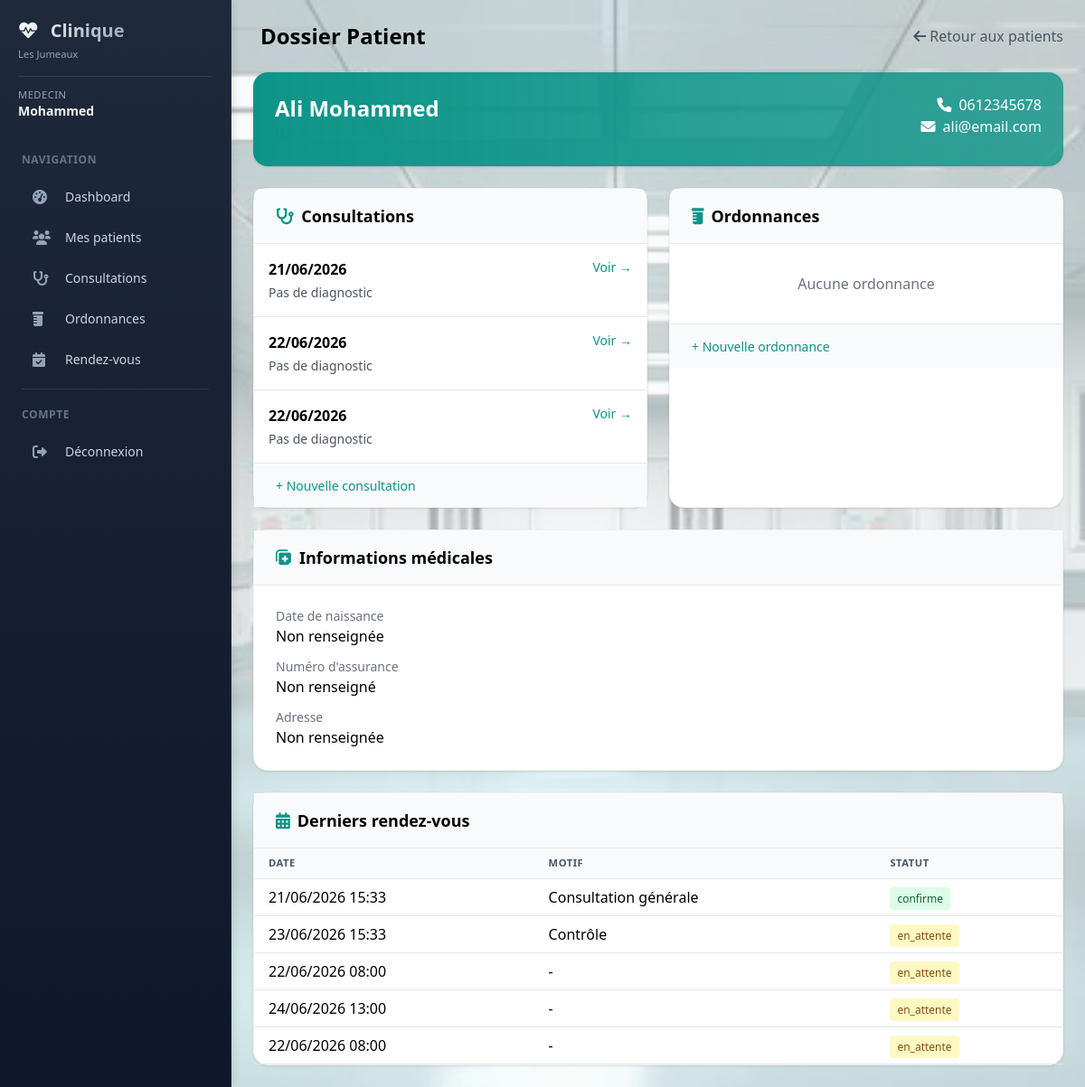
The app's page /medecin/patient/1/dossier (signed in) with its own data.
### models/database.py (models this page shows, shortened)
class Utilisateur(UserMixin, db.Model):
    __tablename__ = 'utilisateurs'
    id = db.Column(db.Integer, primary_key=True)
    email = db.Column(db.String(120), unique=True, nullable=False)
    password = db.Column(db.String(200), nullable=False)
    role = db.Column(db.String(20), default='patient')
    nom = db.Column(db.String(100))
    prenom = db.Column(db.String(100))
    telephone = db.Column(db.String(20))
    medecin_id = db.Column(db.Integer, db.ForeignKey('medecins.id'))
    specialite = db.Column(db.String(100))
    adresse = db.Column(db.Text)
    created_at = db.Column(db.DateTime, default=datetime.utcnow)
    medecin = db.relationship('Medecin', backref='utilisateur', foreign_keys=[medecin_id])

class Patient(db.Model):
    __tablename__ = 'patients'
    id = db.Column(db.Integer, primary_key=True)
    nom = db.Column(db.String(100), nullable=False)
    prenom = db.Column(db.String(100), nullable=False)
    email = db.Column(db.String(120))
    telephone = db.Column(db.String(20), nullable=False)
    date_naissance = db.Column(db.Date)
    adresse = db.Column(db.Text)
    num_assurance = db.Column(db.String(50))
    user_id = db.Column(db.Integer, db.ForeignKey('utilisateurs.id'))
    date_creation = db.Column(db.DateTime, default=datetime.utcnow)
    allergies = db.Column(db.Text)
    chronic_diseases = db.Column(db.Text)
    current_medications = db.Column(db.Text)
    user = db.relationship('Utilisateur', backref='patient', foreign_keys=[user_id])
    rendezvous = db.relationship('RendezVous', back_populates='patient', lazy='dynamic')
    consultations = db.relationship('Consultation', back_populates='patient', lazy='dynamic')
    ordonnances = db.relationship('Ordonnance', back_populates='patient', lazy='dynamic')
    factures = db.relationship('Facture', back_populates='patient', lazy='dynamic')

class Consultation(db.Model):
    __tablename__ = 'consultations'
    id = db.Column(db.Integer, primary_key=True)
    patient_id = db.Column(db.Integer, db.ForeignKey('patients.id'), nullable=False)
    medecin_id = db.Column(db.Integer, db.ForeignKey('medecins.id'), nullable=False)
    date = db.Column(db.DateTime, nullable=False)
    diagnostic = db.Column(db.Text)
    prescription = db.Column(db.Text)
    notes = db.Column(db.Text)
    created_at = db.Column(db.DateTime, default=datetime.utcnow)
    patient = db.relationship('Patient', back_populates='consultations', foreign_keys=[patient_id])
    medecin = db.relationship('Medecin', back_populates='consultations', foreign_keys=[medecin_id])

class RendezVous(db.Model):
    __tablename__ = 'rendezvous'
    id = db.Column(db.Integer, primary_key=True)
    patient_id = db.Column(db.Integer, db.ForeignKey('patients.id'), nullable=False)
    medecin_id = db.Column(db.Integer, db.ForeignKey('medecins.id'), nullable=False)
    date_rendezvous = db.Column(db.DateTime, nullable=False)
    duree = db.Column(db.Integer, default=30)
    motif = db.Column(db.Text)
    statut = db.Column(db.String(20), default='en_attente')
    created_at = db.Column(db.DateTime, default=datetime.utcnow)
    patient = db.relationship('Patient', back_populates='rendezvous', foreign_keys=[patient_id])
    medecin = db.relationship('Medecin', back_populates='rendezvous', foreign_keys=[medecin_id])

### models/medecin.py (the view)
@medecin_bp.route('/patient/<int:id>/dossier')
@medecin_required
def patient_dossier(id):
    medecin = get_current_medecin()
    patient = Patient.query.get_or_404(id)
    consultations = Consultation.query.filter_by(patient_id=id, medecin_id=medecin.id).all()
    if not consultations:
        return render_template('error.html', message="Ce patient n'est pas votre patient"), 403
    return render_template('medecin/patient_dossier.html', patient=patient)

### templates/medecin/patient_dossier.html (shortened to what this page needs)
{% extends "base_dashboard.html" %}
{% block content %}
<div>
    <div class="flex justify-between items-center mb-6">
        <h1 class="text-2xl font-bold">Dossier Patient</h1>
        <a href="{{ url_for('medecin.patients') }}" class="text-gray-600 hover:text-gray-800">
            <i class="fas fa-arrow-left mr-1"></i>Retour aux patients
        </a>
    </div>
    <div class="bg-gradient-to-r from-primary to-primary/80 rounded-lg shadow mb-6 text-white">
        <div class="p-6">
            <div class="flex justify-between items-start">
                <div>
                    <h2 class="text-2xl font-bold">{{ patient.nom }} {{ patient.prenom }}</h2>
                    <p class="text-primary/80">ID: {{ patient.id }}</p>
                </div>
                <div class="text-right">
                    <p><i class="fas fa-phone mr-2"></i>{{ patient.telephone or 'Non renseigné' }}</p>
                    <p><i class="fas fa-envelope mr-2"></i>{{ patient.email or 'Non renseigné' }}</p>
                </div>
            </div>
        </div>
    </div>
    <div class="grid grid-cols-1 lg:grid-cols-2 gap-6">
        <div class="bg-white rounded-lg shadow">
            <div class="px-6 py-4 border-b bg-gray-50 rounded-t-lg">
                <h3 class="text-lg font-semibold"><i class="fas fa-stethoscope text-primary mr-2"></i>Consultations</h3>
            </div>
            <div class="divide-y max-h-96 overflow-y-auto">
                {% set consultations = patient.consultations.all() %}
                {% if consultations %}
                    {% for c in consultations %}
                    <div class="p-4 hover:bg-gray-50">
                        <div class="flex justify-between items-start">
                            <div>
                                <p class="font-semibold">{{ c.date.strftime('%d/%m/%Y') if c.date else '-' }}</p>
                                <p class="text-sm text-gray-600 mt-1">{{ c.diagnostic[:100] if c.diagnostic else 'Pas de diagnostic' }}</p>
                            </div>
                            <a href="{{ url_for('medecin.view_consultation', id=c.id) }}" class="text-primary hover:underline text-sm">
                                Voir →
                            </a>
                        </div>
                    </div>
                    {% endfor %}
                {% else %}
                    <div class="p-8 text-center text-gray-500">Aucune consultation</div>
                {% endif %}
            </div>
            <div class="px-6 py-3 border-t bg-gray-50">
                <a href="{{ url_for('medecin.new_consultation') }}?patient_id={{ patient.id }}" class="text-primary hover:underline text-sm">
                    + Nouvelle consultation
                </a>
            </div>
        </div>
        <div class="bg-white rounded-lg shadow">
            <div class="px-6 py-4 border-b bg-gray-50 rounded-t-lg">
                <h3 class="text-lg font-semibold"><i class="fas fa-prescription-bottle text-primary mr-2"></i>Ordonnances</h3>
            </div>
            <div class="divide-y max-h-96 overflow-y-auto">
                {% set ordonnances = patient.ordonnances.all() %}
                {% if ordonnances %}
                    {% for o in ordonnances %}
                    <div class="p-4 hover:bg-gray-50">
                        <div class="flex justify-between items-start">
                            <div>
                                <p class="font-semibold">{{ o.date.strftime('%d/%m/%Y') if o.date else '-' }}</p>
                                <p class="text-sm text-gray-600 mt-1">{{ o.medicaments[:100] if o.medicaments else 'Pas de médicaments' }}</p>
                            </div>
                            <a href="{{ url_for('medecin.view_ordonnance', id=o.id) }}" class="text-primary hover:underline text-sm">
                                Voir →
                            </a>
                        </div>
                    </div>
                    {% endfor %}
                {% else %}
                    <div class="p-8 text-center text-gray-500">Aucune ordonnance</div>
                {% endif %}
            </div>
            <div class="px-6 py-3 border-t bg-gray-50">
                <a href="{{ url_for('medecin.new_ordonnance') }}?patient_id={{ patient.id }}" class="text-primary hover:underline text-sm">
                    + Nouvelle ordonnance
                </a>
            </div>
        </div>
    </div>
    <div class="bg-white rounded-lg shadow mt-6">
        <div class="px-6 py-4 border-b bg-gray-50">
            <h3 class="text-lg font-semibold"><i class="fas fa-notes-medical text-primary mr-2"></i>Informations médicales</h3>
        </div>
        <div class="p-6 space-y-3">
            <div>
                <p class="text-sm text-gray-500">Date de naissance</p>
                <p class="font-medium">{{ patient.date_naissance.strftime('%d/%m/%Y') if patient.date_naissance else 'Non renseignée' }}</p>
            </div>
            <div>
                <p class="text-sm text-gray-500">Numéro d'assurance</p>
                <p class="font-medium">{{ patient.num_assurance or 'Non renseigné' }}</p>
            </div>
            <div>
                <p class="text-sm text-gray-500">Adresse</p>
                <p class="font-medium">{{ patient.adresse or 'Non renseignée' }}</p>
            </div>
        </div>
    </div>
    <div class="bg-white rounded-lg shadow mt-6">
        <div class="px-6 py-4 border-b bg-gray-50">
            <h3 class="text-lg font-semibold"><i class="fas fa-calendar-alt text-primary mr-2"></i>Derniers rendez-vous</h3>
        </div>
        <div class="overflow-x-auto">
            <table class="w-full">
                <thead class="bg-gray-50">
                    <tr>
                        <th class="px-4 py-2 text-left">Date</th>
                        <th class="px-4 py-2 text-left">Motif</th>
                        <th class="px-4 py-2 text-left">Statut</th>
                    </tr>
                </thead>
                <tbody>
                    {% for rdv in patient.rendezvous.all() %}
                    <tr class="border-t">
                        <td class="px-4 py-2">{{ rdv.date_rendezvous.strftime('%d/%m/%Y %H:%M') if rdv.date_rendezvous else '-' }}</td>
                        <td class="px-4 py-2">{{ rdv.motif or '-' }}</td>
                        <td class="px-4 py-2">
                            <span class="px-2 py-1 rounded text-xs
                                {% if rdv.statut == 'confirme' %}bg-green-100 text-green-800
                                {% elif rdv.statut == 'annule' %}bg-red-100 text-red-800
                                {% else %}bg-yellow-100 text-yellow-800{% endif %}">
                                {{ rdv.statut }}
                            </span>
                        </td>
                    </tr>
                    {% else %}
                        <tr>
                            <td colspan="3" class="text-center py-4 text-gray-500">Aucun rendez-vous</td>
                        </tr>
                    {% endfor %}
                </tbody>
            </table>
        </div>
    </div>
</div>
{% endblock %}

### templates/base_dashboard.html (shortened to what this page needs)
<!DOCTYPE html>
<html lang="fr">
<head>
    <script src="https://cdn.tailwindcss.com"></script>
    <link href="https://cdnjs.cloudflare.com/ajax/libs/font-awesome/6.0.0/css/all.min.css" rel="stylesheet">
    <link rel="stylesheet" href="{{ url_for('static', filename='style.css') }}">
</head>
<body class="bg-gray-50 font-sans antialiased">
<div class="flex min-h-screen">
    <aside class="sidebar fixed md:relative z-40 w-64 flex-shrink-0 h-full md:h-auto overflow-y-auto">
        <div class="p-5">
            <div class="flex items-center justify-between sidebar-header">
                <div>
                    <h2 class="text-xl font-bold">
                        <i class="fas fa-heartbeat text-primary mr-2"></i>
                        Clinique
                    </h2>
                    <p class="text-xs mt-1">Les Jumeaux</p>
                </div>
            </div>
            <div class="sidebar-user mt-4 pt-3">
                <p class="text-sm">
                    <span class="block text-xs role">{{ session.role|capitalize }}</span>
                    <span class="font-semibold name">{{ session.nom }} {{ session.prenom }}</span>
                </p>
            </div>
        </div>
        <nav class="px-3 pb-4">
            <div class="sidebar-section text-xs uppercase tracking-wider px-3 py-2 mt-2">Navigation</div>
            {% if session.role == 'admin' %}
            <a href="{{ url_for('admin.dashboard') }}" class="sidebar-link {% if request.endpoint == 'admin.dashboard' %}active{% endif %}">
                <i class="fas fa-tachometer-alt w-5"></i><span>Dashboard</span>
            </a>
            <a href="{{ url_for('admin.gestion_utilisateurs') }}" class="sidebar-link {% if request.endpoint == 'admin.gestion_utilisateurs' %}active{% endif %}">
                <i class="fas fa-users-cog w-5"></i><span>Gestion utilisateurs</span>
            </a>
            <a href="{{ url_for('admin.statistiques') }}" class="sidebar-link flex items-center px-3 py-2 rounded-lg mb-1 transition">
                <i class="fas fa-chart-line w-5"></i><span class="ml-3">Statistiques</span>
            </a>
            {% elif session.role == 'medecin' %}
            <a href="{{ url_for('medecin.dashboard') }}" class="sidebar-link {% if request.endpoint == 'medecin.dashboard' %}active{% endif %}">
                <i class="fas fa-tachometer-alt w-5"></i><span>Dashboard</span>
            </a>
            <a href="{{ url_for('medecin.patients') }}" class="sidebar-link {% if request.endpoint == 'medecin.patients' %}active{% endif %}">
                <i class="fas fa-users w-5"></i><span>Mes patients</span>
            </a>
            <a href="{{ url_for('medecin.consultations') }}" class="sidebar-link {% if request.endpoint == 'medecin.consultations' %}active{% endif %}">
                <i class="fas fa-stethoscope w-5"></i><span>Consultations</span>
            </a>
            <a href="{{ url_for('medecin.ordonnances') }}" class="sidebar-link {% if request.endpoint == 'medecin.ordonnances' %}active{% endif %}">
                <i class="fas fa-prescription-bottle w-5"></i><span>Ordonnances</span>
            </a>
            <a href="{{ url_for('medecin.rendezvous') }}" class="sidebar-link {% if request.endpoint == 'medecin.rendezvous' %}active{% endif %}">
                <i class="fas fa-calendar-check w-5"></i><span>Rendez-vous</span>
            </a>
            {% endif %}
            <div class="sidebar-border"></div>
            <div class="sidebar-section text-xs uppercase tracking-wider px-3 py-2">Compte</div>
            <a href="{{ url_for('auth.logout') }}" class="sidebar-link logout">
                <i class="fas fa-sign-out-alt w-5"></i><span>Déconnexion</span>
            </a>
        </nav>
    </aside>
    <div class="flex-1 flex flex-col">
        <main class="flex-1 p-4 md:p-6">
            {% block content %}{% endblock %}
        </main>
    </div>
</div>
</body>
</html>

### records on screen
Utilisateur: role "MEDECIN"
Patient: nom "Ali", prenom "Mohammed", telephone "0612345678", email "ali@email.com", date_naissance "Non renseignée", num_assurance "Non renseigné", adresse "Non renseignée"
Consultation: date "21/06/2026", diagnostic "Pas de diagnostic"
Consultation: date "22/06/2026", diagnostic "Pas de diagnostic"
Consultation: date "22/06/2026", diagnostic "Pas de diagnostic"
RendezVous: date_rendezvous "21/06/2026 15:33", motif "Consultation générale", statut "confirme"
RendezVous: date_rendezvous "23/06/2026 15:33", motif "Contrôle", statut "en_attente"
RendezVous: date_rendezvous "22/06/2026 08:00", motif "-", statut "en_attente"
RendezVous: date_rendezvous "24/06/2026 13:00", motif "-", statut "en_attente"
RendezVous: date_rendezvous "22/06/2026 08:00", motif "-", statut "en_attente"

### other values on screen
{{ session.nom }} "Mohammed"
